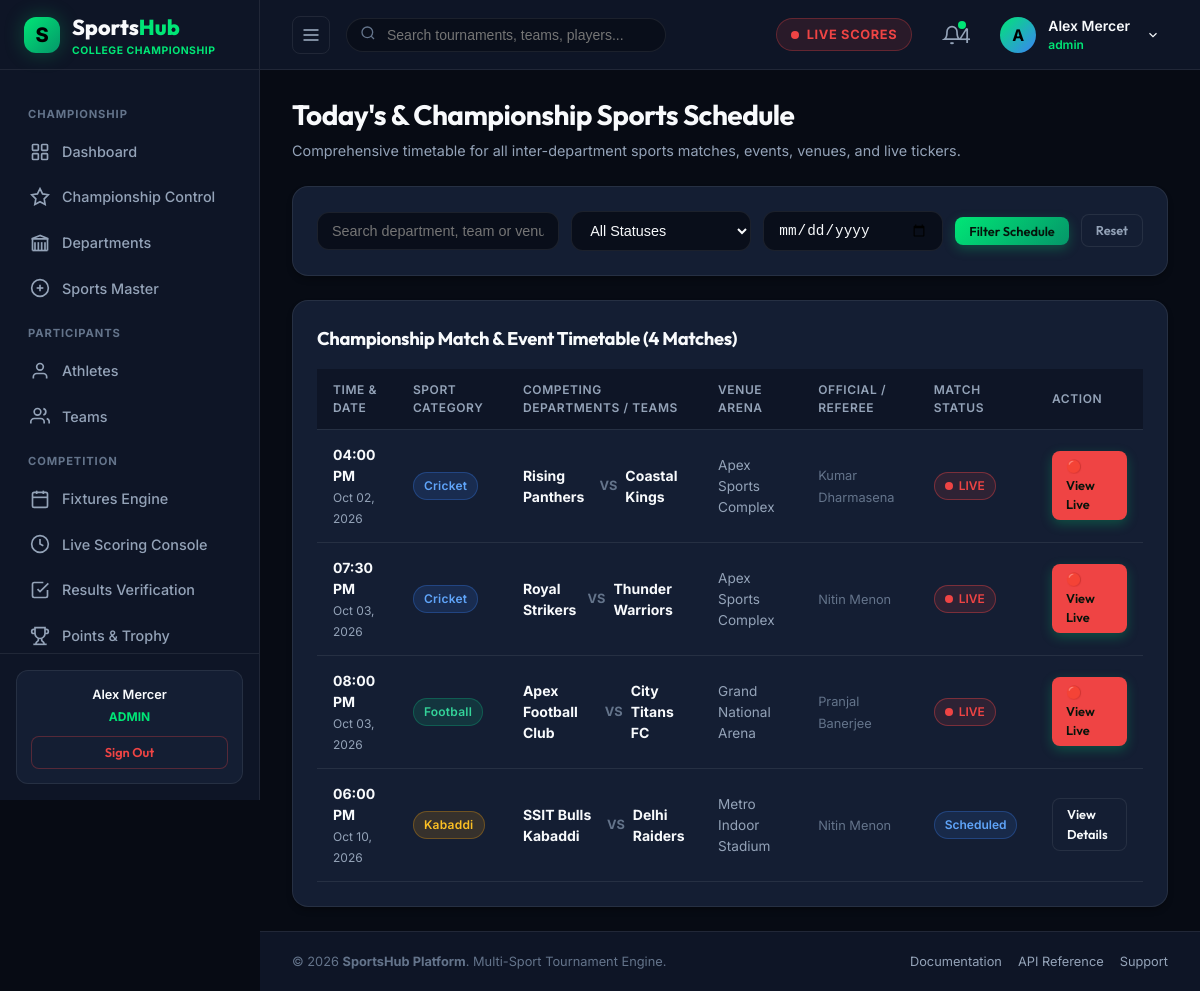
The page /public/schedule.php (signed in) on the database its author committed.
### tables this page shows
CREATE TABLE `users` (
  `id` int(10) unsigned NOT NULL AUTO_INCREMENT,
  `name` varchar(100) NOT NULL,
  `email` varchar(150) NOT NULL,
  `password` varchar(255) NOT NULL,
  `role` enum('admin','organizer','scorer','official','team_manager','player') NOT NULL DEFAULT 'player',
  `profile_image` varchar(255) DEFAULT 'assets/images/default-avatar.png',
  `status` tinyint(1) DEFAULT 1,
  `created_at` datetime DEFAULT current_timestamp(),
  `updated_at` datetime DEFAULT current_timestamp() ON UPDATE current_timestamp(),
  PRIMARY KEY (`id`),
  UNIQUE KEY `email` (`email`),
  KEY `idx_users_role` (`role`),
  KEY `idx_users_email` (`email`)
);

CREATE TABLE `matches` (
  `id` int(10) unsigned NOT NULL AUTO_INCREMENT,
  `tournament_id` int(10) unsigned NOT NULL,
  `sport_id` int(10) unsigned NOT NULL,
  `team_a_id` int(10) unsigned NOT NULL,
  `team_b_id` int(10) unsigned NOT NULL,
  `venue_id` int(10) unsigned DEFAULT NULL,
  `official_id` int(10) unsigned DEFAULT NULL,
  `scheduled_date` date NOT NULL,
  `scheduled_time` time NOT NULL,
  `status` enum('scheduled','live','completed','postponed','cancelled') DEFAULT 'scheduled',
  `winner_team_id` int(10) unsigned DEFAULT NULL,
  `result_summary` varchar(255) DEFAULT NULL,
  `created_at` datetime DEFAULT current_timestamp(),
  `updated_at` datetime DEFAULT current_timestamp() ON UPDATE current_timestamp(),
  PRIMARY KEY (`id`),
  KEY `fk_matches_sport` (`sport_id`),
  KEY `fk_matches_team_a` (`team_a_id`),
  KEY `fk_matches_team_b` (`team_b_id`),
  KEY `fk_matches_venue` (`venue_id`),
  KEY `fk_matches_winner` (`winner_team_id`),
  KEY `fk_matches_official` (`official_id`),
  KEY `idx_matches_tournament` (`tournament_id`),
  KEY `idx_matches_scheduled_date` (`scheduled_date`),
  KEY `idx_matches_status` (`status`),
  CONSTRAINT `fk_matches_official` FOREIGN KEY (`official_id`) REFERENCES `officials` (`id`) ON DELETE SET NULL,
  CONSTRAINT `fk_matches_sport` FOREIGN KEY (`sport_id`) REFERENCES `sports` (`id`),
  CONSTRAINT `fk_matches_team_a` FOREIGN KEY (`team_a_id`) REFERENCES `teams` (`id`) ON DELETE CASCADE,
  CONSTRAINT `fk_matches_team_b` FOREIGN KEY (`team_b_id`) REFERENCES `teams` (`id`) ON DELETE CASCADE,
  CONSTRAINT `fk_matches_tournament` FOREIGN KEY (`tournament_id`) REFERENCES `tournaments` (`id`) ON DELETE CASCADE,
  CONSTRAINT `fk_matches_venue` FOREIGN KEY (`venue_id`) REFERENCES `venues` (`id`) ON DELETE SET NULL,
  CONSTRAINT `fk_matches_winner` FOREIGN KEY (`winner_team_id`) REFERENCES `teams` (`id`) ON DELETE SET NULL
);

CREATE TABLE `sports` (
  `id` int(10) unsigned NOT NULL AUTO_INCREMENT,
  `name` varchar(50) NOT NULL,
  `slug` varchar(60) NOT NULL,
  `description` text DEFAULT NULL,
  `icon` varchar(255) DEFAULT NULL,
  `status` tinyint(1) DEFAULT 1,
  `created_at` datetime DEFAULT current_timestamp(),
  PRIMARY KEY (`id`),
  UNIQUE KEY `name` (`name`),
  UNIQUE KEY `slug` (`slug`)
);

CREATE TABLE `teams` (
  `id` int(10) unsigned NOT NULL AUTO_INCREMENT,
  `name` varchar(100) NOT NULL,
  `short_name` varchar(10) NOT NULL,
  `logo` varchar(255) DEFAULT 'assets/images/default-team.png',
  `sport_id` int(10) unsigned NOT NULL,
  `department_id` int(11) DEFAULT NULL,
  `captain_id` int(10) unsigned DEFAULT NULL,
  `manager_id` int(10) unsigned DEFAULT NULL,
  `status` tinyint(1) DEFAULT 1,
  `created_at` datetime DEFAULT current_timestamp(),
  `updated_at` datetime DEFAULT current_timestamp() ON UPDATE current_timestamp(),
  PRIMARY KEY (`id`),
  KEY `idx_teams_sport` (`sport_id`),
  CONSTRAINT `fk_teams_sport` FOREIGN KEY (`sport_id`) REFERENCES `sports` (`id`)
);

CREATE TABLE `venues` (
  `id` int(10) unsigned NOT NULL AUTO_INCREMENT,
  `name` varchar(150) NOT NULL,
  `location` varchar(255) DEFAULT NULL,
  `address` text DEFAULT NULL,
  `city` varchar(100) NOT NULL,
  `capacity` int(10) unsigned DEFAULT 0,
  `sport_type` varchar(100) DEFAULT NULL,
  `status` tinyint(1) DEFAULT 1,
  `created_at` datetime DEFAULT current_timestamp(),
  PRIMARY KEY (`id`)
);

CREATE TABLE `officials` (
  `id` int(10) unsigned NOT NULL AUTO_INCREMENT,
  `user_id` int(10) unsigned DEFAULT NULL,
  `name` varchar(100) NOT NULL,
  `role` enum('referee','umpire','scorer','judge','official') DEFAULT 'official',
  `phone` varchar(20) DEFAULT NULL,
  `email` varchar(150) DEFAULT NULL,
  `sport_id` int(10) unsigned NOT NULL,
  `status` tinyint(1) DEFAULT 1,
  `created_at` datetime DEFAULT current_timestamp(),
  PRIMARY KEY (`id`),
  KEY `fk_officials_user` (`user_id`),
  KEY `fk_officials_sport` (`sport_id`),
  CONSTRAINT `fk_officials_sport` FOREIGN KEY (`sport_id`) REFERENCES `sports` (`id`),
  CONSTRAINT `fk_officials_user` FOREIGN KEY (`user_id`) REFERENCES `users` (`id`) ON DELETE SET NULL
);

### public/schedule.php (the view, shortened to what the rows shown need)
<?php
require_once __DIR__ . '/../includes/config.php';
require_once __DIR__ . '/../includes/database.php';
require_once __DIR__ . '/../includes/auth.php';
require_once __DIR__ . '/../includes/match-functions.php';
$search       = trim($_GET['search'] ?? '');
$sportId      = intval($_GET['sport_id'] ?? 0);
$venueId      = intval($_GET['venue_id'] ?? 0);
$statusFilter = trim($_GET['status'] ?? '');
$dateFilter   = trim($_GET['date'] ?? '');
$matches = getMatchesFiltered($search, 0, $sportId, $dateFilter, $venueId, $statusFilter);
include_once __DIR__ . '/../includes/header.php';
?>
<div class="dashboard-header">
  <div class="dashboard-title-group">
    <h1>Today's & Championship Sports Schedule</h1>
  </div>
</div>
<div class="card">
  <div class="section-header" style="margin-bottom:16px;">
    <h2>Championship Match & Event Timetable (<?php echo count($matches); ?> Matches)</h2>
  </div>
  <div class="table-responsive">
    <table class="sports-table">
      <thead>
        <tr>
          <th>Time & Date</th>
          <th>Sport Category</th>
          <th>Competing Departments / Teams</th>
          <th>Venue Arena</th>
          <th>Official / Referee</th>
          <th>Match Status</th>
          <th>Action</th>
        </tr>
      </thead>
      <tbody>
        <?php if (!empty($matches)): ?>
          <?php foreach ($matches as $m): ?>
            <tr>
              <td>
                <strong style="color:var(--text-main); display:block;"><?php echo date('h:i A', strtotime($m['scheduled_time'] ?? $m['start_time'] ?? '10:00:00')); ?></strong>
                <span style="font-size:0.75rem; color:var(--text-muted);"><?php echo date('M d, Y', strtotime($m['scheduled_date'] ?? $m['match_date'] ?? 'now')); ?></span>
              </td>
              <td><?php echo getSportBadge($m['sport_name'] ?? 'Cricket'); ?></td>
              <td>
                <div style="display:flex; align-items:center; gap:8px;">
                  <strong style="color:var(--text-main);"><?php echo htmlspecialchars($m['team_a_name']); ?></strong>
                  <span style="color:var(--text-dim); font-size:0.8rem; font-weight:700;">VS</span>
                  <strong style="color:var(--text-main);"><?php echo htmlspecialchars($m['team_b_name']); ?></strong>
                </div>
              </td>
              <td>
                <span style="font-size:0.85rem; color:var(--text-muted);"><?php echo htmlspecialchars($m['venue_name'] ?? 'Main Ground'); ?></span>
              </td>
              <td>
                <span style="font-size:0.8rem; color:var(--text-dim);"><?php echo htmlspecialchars($m['official_name'] ?? 'Assigned Referee'); ?></span>
              </td>
              <td><?php echo getStatusBadge($m['status'] ?? 'scheduled'); ?></td>
              <td>
                <?php if (($m['status'] ?? 'scheduled') === 'live'): ?>
                  <a href="<?php echo BASE_URL; ?>/public/live-score.php?match_id=<?php echo $m['id']; ?>" class="btn btn-primary btn-sm" style="background:var(--accent-red); border-color:var(--accent-red);">
                    🔴 View Live
                  </a>
                <?php else: ?>
                  <a href="<?php echo BASE_URL; ?>/public/live-score.php?match_id=<?php echo $m['id']; ?>" class="btn btn-secondary btn-sm">
                    View Details
                  </a>
                <?php endif; ?>
              </td>
            </tr>
          <?php endforeach; ?>
        <?php endif; ?>
      </tbody>
    </table>
  </div>
</div>
<?php include_once __DIR__ . '/../includes/footer.php'; ?>

### includes/header.php (shortened to what the rows shown need)
<?php
require_once __DIR__ . '/config.php';
require_once __DIR__ . '/auth.php';
$currentUser = currentUser();
$userName = $currentUser['name'] ?? 'Alex Mercer';
?>
<!DOCTYPE html>
<html lang="en">
<head>
  <link rel="stylesheet" href="<?php echo BASE_URL; ?>/assets/css/style.css">
  <link rel="stylesheet" href="<?php echo BASE_URL; ?>/assets/css/dashboard.css">
  <link rel="stylesheet" href="<?php echo BASE_URL; ?>/assets/css/tournament.css">
</head>
<body>
<div class="app-layout">
  <?php include_once __DIR__ . '/sidebar.php'; ?>
  <div class="main-wrapper" id="mainWrapper">
    <header class="top-header">
      <div class="header-right">
        <div class="user-profile-wrapper" style="position:relative;">
          <div class="user-profile-menu" onclick="toggleUserDropdown()" id="userProfileBtn">
            <div class="user-avatar-placeholder" style="width:36px;height:36px;border-radius:50%;background:linear-gradient(135deg, #00e676, #3b82f6);display:flex;align-items:center;justify-content:center;font-weight:700;color:#000;">
              <?php echo strtoupper(substr($userName, 0, 1)); ?>
            </div>
            <div class="user-info">
              <span class="user-name"><?php echo htmlspecialchars($userName); ?></span>
              <span class="user-role" style="color:var(--accent-green); font-weight:600;"><?php echo htmlspecialchars($userRole); ?></span>
            </div>
            <svg width="14" height="14" viewBox="0 0 24 24" fill="none" stroke="currentColor" stroke-width="2" style="margin-left:4px;"><polyline points="6 9 12 15 18 9"/></svg>
          </div>
        </div>
      </div>
    </header>
    <main class="page-content">

### includes/sidebar.php (shortened to what the rows shown need)
<?php
require_once __DIR__ . '/auth.php';
$user = currentUser();
$userRole = strtolower($user['role'] ?? 'admin');
?>
<aside class="app-sidebar" id="appSidebar">
  <div class="sidebar-footer">
    <div class="quick-support-card">
      <p style="font-weight:600; color:var(--text-main); margin-bottom:4px;"><?php echo htmlspecialchars($user['name'] ?? 'User'); ?></p>
      <div style="font-size:0.75rem; color:var(--accent-green); text-transform:uppercase; font-weight:700; margin-bottom:10px;">
        <?php echo htmlspecialchars($userRole); ?>
      </div>
      <a href="<?php echo BASE_URL; ?>/auth/logout.php" class="btn btn-secondary btn-sm" style="width:100%; color:var(--accent-red); border-color:rgba(239,68,68,0.3);">
        Sign Out
      </a>
    </div>
  </div>
</aside>

### includes/config.php (shortened to what the rows shown need)
<?php
function getSportBadge($sportName) {
    $colors = [
        'Cricket'      => 'badge-cricket',
        'Football'     => 'badge-football',
        'Kabaddi'      => 'badge-kabaddi',
        'Basketball'   => 'badge-basketball',
        'Volleyball'   => 'badge-volleyball',
        'Badminton'    => 'badge-badminton',
        'Tennis'       => 'badge-tennis',
        'Table Tennis' => 'badge-table-tennis',
    ];
    $class = $colors[$sportName] ?? 'badge-generic';
    return "<span class=\"sport-badge {$class}\">" . htmlspecialchars($sportName) . "</span>";
}
function getStatusBadge($status) {
    $statusMap = [
        'live'      => ['class' => 'badge-live', 'label' => '<span class="pulse-dot"></span> LIVE'],
        'scheduled' => ['class' => 'badge-scheduled', 'label' => 'Scheduled'],
        'completed' => ['class' => 'badge-completed', 'label' => 'Completed'],
        'upcoming'  => ['class' => 'badge-upcoming', 'label' => 'Upcoming'],
        'active'    => ['class' => 'badge-active', 'label' => 'Active'],
        'draft'     => ['class' => 'badge-generic', 'label' => 'Draft'],
        'postponed' => ['class' => 'badge-warning', 'label' => 'Postponed'],
        'cancelled' => ['class' => 'badge-danger', 'label' => 'Cancelled']
    ];
    $info = $statusMap[strtolower($status)] ?? ['class' => 'badge-generic', 'label' => ucfirst($status)];
    return "<span class=\"status-badge {$info['class']}\">{$info['label']}</span>";
}

### rows shown on the page
users: name "Alex Mercer", role "ADMIN", name "A", role "admin"
matches: scheduled_time "04:00 PM", scheduled_date "Oct 02, 2026", sport.name "Cricket", team_a.name "Rising Panthers", team_b.name "Coastal Kings", venue.name "Apex Sports Complex", official.name "Kumar Dharmasena", status "LIVE"
matches: scheduled_time "07:30 PM", scheduled_date "Oct 03, 2026", sport.name "Cricket", team_a.name "Royal Strikers", team_b.name "Thunder Warriors", venue.name "Apex Sports Complex", official.name "Nitin Menon", status "LIVE"
matches: scheduled_time "08:00 PM", scheduled_date "Oct 03, 2026", sport.name "Football", team_a.name "Apex Football Club", team_b.name "City Titans FC", venue.name "Grand National Arena", official.name "Pranjal Banerjee", status "LIVE"
matches: scheduled_time "06:00 PM", scheduled_date "Oct 10, 2026", sport.name "Kabaddi", team_a.name "SSIT Bulls Kabaddi", team_b.name "Delhi Raiders", venue.name "Metro Indoor Stadium", official.name "Nitin Menon", status "Scheduled"

### other values the page prints
$initialUnread "4"
count($matches) "4"
